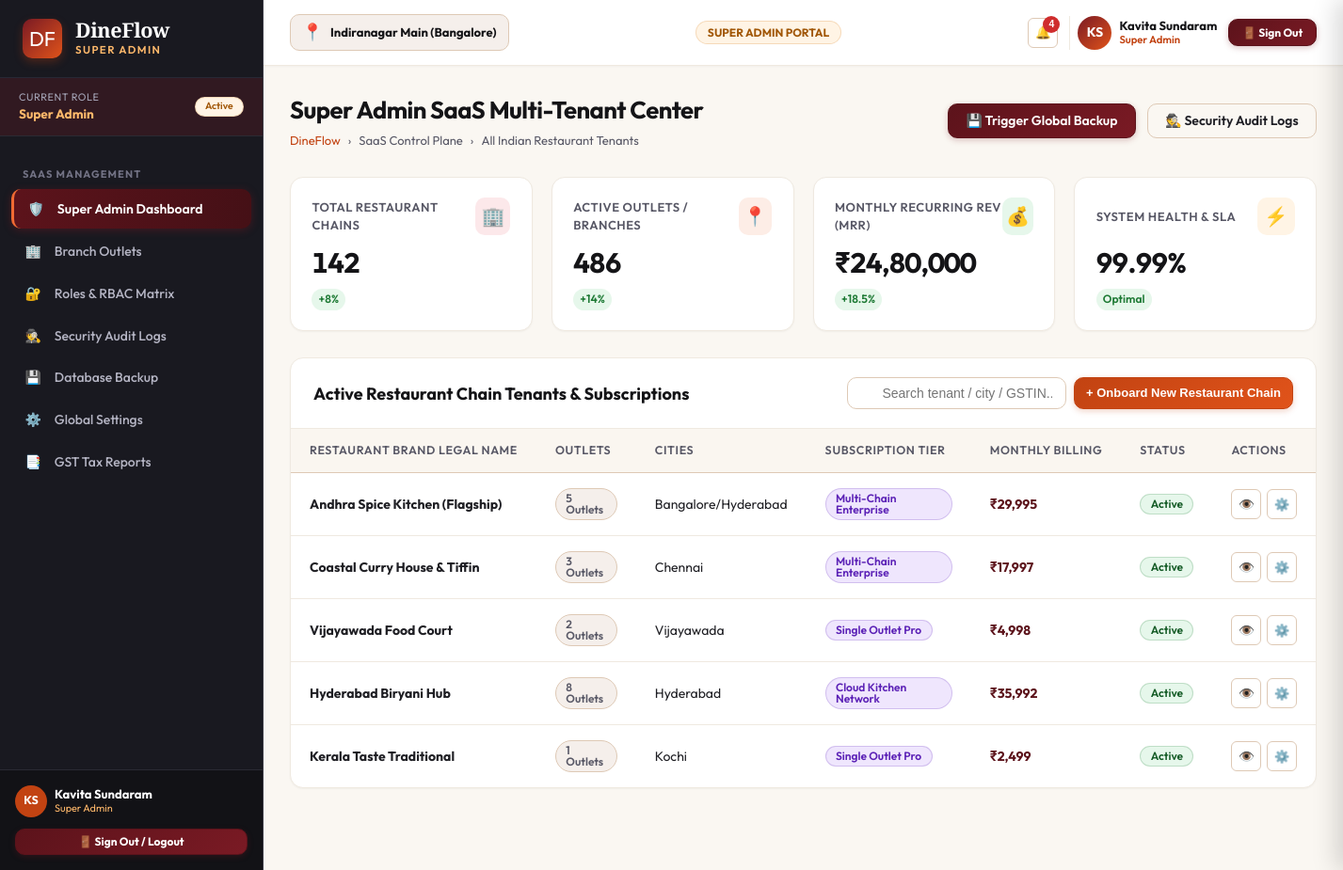
/dashboard/super-admin/ (signed in), run on the app's committed database.
### apps/accounts/models.py (models this page shows, shortened)
class Role(models.Model):
    code = models.CharField(max_length=50, unique=True)
    name = models.CharField(max_length=100)
    description = models.TextField(blank=True, default='')
    dashboard_url = models.CharField(max_length=200, default='/dashboard/owner/')
    icon = models.CharField(max_length=50, default='shield')
    is_active = models.BooleanField(default=True)
    created_at = models.DateTimeField(auto_now_add=True)

class UserProfile(models.Model):
    user = models.OneToOneField(User, on_delete=models.CASCADE, related_name='userprofile')
    role = models.ForeignKey(Role, on_delete=models.PROTECT, related_name='users')
    branch = models.CharField(max_length=150, default='Indiranagar Main (Bangalore)')
    employee_code = models.CharField(max_length=50, blank=True, default='')
    phone = models.CharField(max_length=20, blank=True, default='')
    avatar_initials = models.CharField(max_length=5, default='DF')
    created_at = models.DateTimeField(auto_now_add=True)
    updated_at = models.DateTimeField(auto_now=True)

### apps/dashboard/views.py (the view)
# urls.py: path('super-admin/', views.super_admin_dashboard, name='super_admin'),
@role_required(['super_admin'])
def super_admin_dashboard(request):
    context = {
        'page_title': 'Super Admin SaaS Command Center',
        'kpis': [
            {'label': 'Total Restaurant Chains', 'value': '142', 'trend': '+8%', 'trend_up': True, 'icon': 'df-icon-maroon', 'emoji': '🏢'},
            {'label': 'Active Outlets / Branches', 'value': '486', 'trend': '+14%', 'trend_up': True, 'icon': 'df-icon-terracotta', 'emoji': '📍'},
            {'label': 'Monthly Recurring Rev (MRR)', 'value': '₹24,80,000', 'trend': '+18.5%', 'trend_up': True, 'icon': 'df-icon-green', 'emoji': '💰'},
            {'label': 'System Health & SLA', 'value': '99.99%', 'trend': 'Optimal', 'trend_up': True, 'icon': 'df-icon-saffron', 'emoji': '⚡'},
        ],
        'tenants': [
            {'name': 'Andhra Spice Kitchen (Flagship)', 'branches': 5, 'city': 'Bangalore/Hyderabad', 'plan': 'Multi-Chain Enterprise', 'status': 'active', 'mrr': '₹29,995'},
            {'name': 'Coastal Curry House & Tiffin', 'branches': 3, 'city': 'Chennai', 'plan': 'Multi-Chain Enterprise', 'status': 'active', 'mrr': '₹17,997'},
            {'name': 'Vijayawada Food Court', 'branches': 2, 'city': 'Vijayawada', 'plan': 'Single Outlet Pro', 'status': 'active', 'mrr': '₹4,998'},
            {'name': 'Hyderabad Biryani Hub', 'branches': 8, 'city': 'Hyderabad', 'plan': 'Cloud Kitchen Network', 'status': 'active', 'mrr': '₹35,992'},
            {'name': 'Kerala Taste Traditional', 'branches': 1, 'city': 'Kochi', 'plan': 'Single Outlet Pro', 'status': 'active', 'mrr': '₹2,499'},
        ]
    }
    return render(request, 'dashboard/super_admin.html', context)

### templates/dashboard/super_admin.html (shortened to what this page needs)
{% extends 'base.html' %}
{% load static %}
{% load dineflow_tags %}
{% block content %}
<div class="df-page-header">
  <div class="df-page-title-group">
    <h1>Super Admin SaaS Multi-Tenant Center</h1>
    <div class="df-breadcrumb">
      <a href="{% url 'landing:index' %}">DineFlow</a>
      <span>›</span>
      <span>SaaS Control Plane</span>
      <span>›</span>
      <span>All Indian Restaurant Tenants</span>
    </div>
  </div>
  <div style="display:flex; gap:0.75rem;">
    <a href="{% url 'settings_app:backup_restore' %}" class="df-btn df-btn-maroon">
      <span>💾 Trigger Global Backup</span>
    </a>
    <a href="{% url 'settings_app:audit_logs' %}" class="df-btn df-btn-outline">
      <span>🕵️ Security Audit Logs</span>
    </a>
  </div>
</div>
<div class="df-kpi-grid">
  {% for kpi in kpis %}
    <div class="df-kpi-card">
      <div class="df-kpi-top">
        <div class="df-kpi-label">{{ kpi.label }}</div>
        <div class="df-kpi-icon {{ kpi.icon }}">{{ kpi.emoji }}</div>
      </div>
      <div class="df-kpi-value">{{ kpi.value }}</div>
      <div class="df-kpi-bottom">
        <span class="df-trend-pill {% if kpi.trend_up %}df-trend-up{% else %}df-trend-down{% endif %}">
          {{ kpi.trend }}
        </span>
      </div>
    </div>
  {% endfor %}
</div>
<div class="df-card">
  <div class="df-card-header">
    <div class="df-card-title">Active Restaurant Chain Tenants & Subscriptions</div>
    <div style="display:flex; gap:0.5rem;">
      <input type="text" id="df-tenant-search" class="df-input-search" placeholder="Search tenant / city / GSTIN...">
      <button class="df-btn df-btn-terracotta df-btn-sm" onclick="DineFlow.showToast('Provision New Chain', 'Opening tenant onboarding wizard...', 'info')">+ Onboard New Restaurant Chain</button>
    </div>
  </div>
  <div class="df-table-responsive">
    <table class="df-table" id="df-tenants-table">
      <thead>
        <tr>
          <th>Restaurant Brand Legal Name</th>
          <th>Outlets</th>
          <th>Cities</th>
          <th>Subscription Tier</th>
          <th>Monthly Billing</th>
          <th>Status</th>
          <th>Actions</th>
        </tr>
      </thead>
      <tbody>
        {% for t in tenants %}
          <tr>
            <td><strong>{{ t.name }}</strong></td>
            <td><span class="df-badge badge-neutral">{{ t.branches }} Outlets</span></td>
            <td>{{ t.city }}</td>
            <td><span class="df-badge badge-info">{{ t.plan }}</span></td>
            <td style="font-weight:700; color:var(--df-maroon-800);">{{ t.mrr }}</td>
            <td><span class="df-badge badge-success">{{ t.status }}</span></td>
            <td>
              <div class="df-action-btns">
                <a href="{% url 'dashboard:owner' %}" class="df-btn-icon" title="Impersonate & Inspect Tenant">👁️</a>
                <button class="df-btn-icon" onclick="DineFlow.showToast('Tenant Settings', 'Opening configuration modal for {{ t.name }}', 'info')">⚙️</button>
              </div>
            </td>
          </tr>
        {% endfor %}
      </tbody>
    </table>
  </div>
</div>
{% endblock %}

### templates/partials/_sidebar.html (shortened to what this page needs)
{% load static %}
<aside class="df-sidebar">
  <div class="df-brand-header">
    <div class="df-brand-logo">DF</div>
    <div>
      <div class="df-brand-title">DineFlow</div>
      <div class="df-brand-subtitle">{{ CURRENT_USER.role_title }}</div>
    </div>
  </div>
  <div style="padding: 0.75rem 1.25rem; background: rgba(122, 26, 36, 0.25); border-bottom: 1px solid #2B2B33; display: flex; align-items: center; justify-content: space-between;">
    <div>
      <div style="font-size: 0.68rem; color: #A6A6B8; text-transform: uppercase; letter-spacing: 0.05em;">Current Role</div>
      <div style="font-size: 0.85rem; font-weight: 700; color: var(--df-saffron-400);">{{ CURRENT_USER.role_title }}</div>
    </div>
    <span class="df-badge badge-warning" style="font-size: 0.65rem;">Active</span>
  </div>
  <nav style="flex: 1; padding: 0.75rem 0 2rem; overflow-y: auto;">
    {% if CURRENT_ROLE == 'super_admin' %}
      <div class="df-nav-section-title">SaaS Management</div>
      <ul class="df-nav-list">
        <li class="df-nav-item">
          <a href="{% url 'dashboard:super_admin' %}" class="df-nav-link {% if request.resolver_match.url_name == 'super_admin' %}active{% endif %}">
            <span>🛡️</span>
            <span>Super Admin Dashboard</span>
          </a>
        </li>
        <li class="df-nav-item">
          <a href="{% url 'settings_app:branches' %}" class="df-nav-link {% if request.resolver_match.url_name == 'branches' %}active{% endif %}">
            <span>🏢</span>
            <span>Branch Outlets</span>
          </a>
        </li>
        <li class="df-nav-item">
          <a href="{% url 'settings_app:roles_permissions' %}" class="df-nav-link {% if request.resolver_match.url_name == 'roles_permissions' %}active{% endif %}">
            <span>🔐</span>
            <span>Roles & RBAC Matrix</span>
          </a>
        </li>
        <li class="df-nav-item">
          <a href="{% url 'settings_app:audit_logs' %}" class="df-nav-link {% if request.resolver_match.url_name == 'audit_logs' %}active{% endif %}">
            <span>🕵️</span>
            <span>Security Audit Logs</span>
          </a>
        </li>
        <li class="df-nav-item">
          <a href="{% url 'settings_app:backup_restore' %}" class="df-nav-link {% if request.resolver_match.url_name == 'backup_restore' %}active{% endif %}">
            <span>💾</span>
            <span>Database Backup</span>
          </a>
        </li>
        <li class="df-nav-item">
          <a href="{% url 'settings_app:general' %}" class="df-nav-link {% if request.resolver_match.url_name == 'general' %}active{% endif %}">
            <span>⚙️</span>
            <span>Global Settings</span>
          </a>
        </li>
        <li class="df-nav-item">
          <a href="{% url 'analytics:tax_reports' %}" class="df-nav-link {% if request.resolver_match.url_name == 'tax_reports' %}active{% endif %}">
            <span>📑</span>
            <span>GST Tax Reports</span>
          </a>
        </li>
      </ul>
    {% endif %}
  </nav>
  <div style="padding: 1rem; border-top: 1px solid #2B2B33; background: rgba(18, 18, 22, 0.95); margin-top: auto;">
    <div style="display: flex; align-items: center; justify-content: space-between; margin-bottom: 0.75rem;">
      <div style="display: flex; align-items: center; gap: 0.5rem;">
        <div style="width: 34px; height: 34px; border-radius: 50%; background: var(--df-terracotta-700); color: #FFF; font-weight: 700; display: flex; align-items: center; justify-content: center; font-size: 0.78rem;">
          {{ CURRENT_USER.avatar_initials }}
        </div>
        <div style="line-height: 1.2;">
          <div style="font-weight: 700; font-size: 0.8125rem; color: #FFF;">{{ CURRENT_USER.name }}</div>
          <div style="font-size: 0.68rem; color: var(--df-saffron-400);">{{ CURRENT_USER.role_title }}</div>
        </div>
      </div>
    </div>
    <div>
      <a href="{% url 'accounts:logout' %}" class="df-btn df-btn-maroon df-btn-sm" style="width: 100%; justify-content: center; font-size: 0.75rem; font-weight: 700;">
        <span>🚪 Sign Out / Logout</span>
      </a>
    </div>
  </div>
</aside>

### templates/partials/_navbar.html (shortened to what this page needs)
{% load static %}
<header class="df-navbar">
  <div style="display: flex; align-items: center; gap: 1rem;">
    <div style="display: flex; align-items: center; gap: 0.5rem; background: var(--df-bg-cream); border: 1px solid var(--df-border-medium); padding: 0.35rem 0.75rem; border-radius: var(--df-radius-md);">
      <span style="font-size: 1.1rem;">📍</span>
      <span style="font-weight: 700; font-size: 0.8125rem; color: var(--df-charcoal-900);">{{ ACTIVE_BRANCH }}</span>
    </div>
  </div>
  <div style="display: flex; align-items: center; gap: 0.75rem;">
    <span class="df-badge badge-warning" style="font-weight: 700; font-size: 0.75rem; padding: 0.35rem 0.75rem;">
      {{ CURRENT_USER.role_title|upper }} PORTAL
    </span>
  </div>
  <div style="display: flex; align-items: center; gap: 0.75rem;">
    <button class="df-btn-icon" onclick="DineFlow.openDrawer('df-notifications-drawer')" style="position: relative;" title="Notifications">
      🔔
      {% if UNREAD_NOTIFICATIONS_COUNT > 0 %}
        <span style="position: absolute; top: -3px; right: -3px; width: 18px; height: 18px; background: var(--df-danger-600); color: #FFF; border-radius: 50%; font-size: 0.65rem; font-weight: 800; display: flex; align-items: center; justify-content: center;">
          {{ UNREAD_NOTIFICATIONS_COUNT }}
        </span>
      {% endif %}
    </button>
    <div style="display: flex; align-items: center; gap: 0.5rem; padding-left: 0.5rem; border-left: 1px solid var(--df-border-light);">
      <div style="width: 36px; height: 36px; border-radius: 50%; background: linear-gradient(135deg, var(--df-maroon-700), var(--df-terracotta-600)); color: #FFF; font-weight: 700; display: flex; align-items: center; justify-content: center; font-size: 0.875rem; box-shadow: var(--df-shadow-xs);">
        {{ CURRENT_USER.avatar_initials }}
      </div>
      <div style="line-height: 1.2; text-align: left;" class="df-hide-mobile">
        <div style="font-weight: 700; font-size: 0.8125rem; color: var(--df-charcoal-900);">{{ CURRENT_USER.name }}</div>
        <div style="font-size: 0.7rem; color: var(--df-terracotta-700); font-weight: 600;">{{ CURRENT_USER.role_title }}</div>
      </div>
    </div>
    <a href="{% url 'accounts:logout' %}" class="df-btn df-btn-maroon df-btn-sm" style="font-weight: 700; font-size: 0.75rem; padding: 0.4rem 0.85rem;" title="Sign out of ERP">
      <span>🚪 Sign Out</span>
    </a>
  </div>
</header>

### static/css/dineflow-tokens.css (style rules this page uses)
:root { --df-charcoal-900: #141417; --df-charcoal-800: #1E1E24; --df-charcoal-700: #2B2B33; --df-charcoal-600: #3C3C47; --df-charcoal-500: #555563; --df-charcoal-400: #7A7A8C; --df-charcoal-300: #A6A6B8; --df-charcoal-200: #D1D1DE; --df-charcoal-100: #EDEDF5; --df-maroon-900: #420C12; --df-maroon-800: #5C131B; --df-maroon-700: #7A1A24; --df-maroon-600: #9E222F; --df-maroon-500: #C42B3B; --df-maroon-100: #FCE8EA; --df-terracotta-900: #73270A; --df-terracotta-800: #9C350D; --df-terracotta-700: #C24312; --df-terracotta-600: #E0531A; --df-terracotta-500: #F06A33; --df-terracotta-400: #F58C60; --df-terracotta-100: #FDEDE6; --df-saffron-900: #733E05; --df-saffron-800: #A15707; --df-saffron-700: #CF7009; --df-saffron-600: #F58B14; --df-saffron-500: #FFA238; --df-saffron-400: #FFB96B; --df-saffron-100: #FFF4E5; --df-gold-800: #8C731A; --df-gold-700: #B89722; --df-gold-600: #D9B32B; --df-gold-500: #F0CA3F; --df-gold-100: #FDF9E7; --df-green-900: #0E421B; --df-green-800: #155C27; --df-green-700: #1E7A35; --df-green-600: #279C44; --df-green-500: #34BD55; --df-green-100: #E6F7EB; --df-danger-800: #781717; --df-danger-700: #A32020; --df-danger-600: #CF2D2D; --df-danger-100: #FDE8E8; --df-bg-app: #FAF7F2; --df-bg-cream: #F5EFEB; --df-bg-surface: #FFFFFF; --df-bg-surface-subtle: #F9F6F0; --df-bg-sidebar: #191920; --df-bg-sidebar-hover: #262630; --df-bg-sidebar-active: #7A1A24; --df-text-primary: #1F1F24; --df-text-secondary: #585866; --df-text-muted: #8C8C9E; --df-text-light: #F7F5F0; --df-text-on-dark: #FFFFFF; --df-border-light: #EFE9E0; --df-border-medium: #DEC9B5; --df-border-dark: #383842; --df-border-focus: #C24312; --df-font-sans: 'Outfit', 'Inter', -apple-system, BlinkMacSystemFont, "Segoe UI", Roboto, sans-serif; --df-font-serif: 'Playfair Display', Georgia, serif; --df-font-mono: 'JetBrains Mono', 'Fira Code', Consolas, monospace; --df-shadow-xs: 0 1px 2px rgba(33, 20, 10, 0.04); --df-shadow-sm: 0 2px 4px rgba(33, 20, 10, 0.06), 0 1px 2px rgba(33, 20, 10, 0.04); --df-shadow-md: 0 6px 12px -2px rgba(33, 20, 10, 0.08), 0 3px 6px -2px rgba(33, 20, 10, 0.05); --df-shadow-lg: 0 12px 24px -4px rgba(33, 20, 10, 0.12), 0 6px 12px -4px rgba(33, 20, 10, 0.06); --df-shadow-xl: 0 20px 32px -6px rgba(33, 20, 10, 0.16), 0 10px 16px -6px rgba(33, 20, 10, 0.08); --df-radius-sm: 6px; --df-radius-md: 10px; --df-radius-lg: 14px; --df-radius-xl: 20px; --df-radius-full: 9999px; --df-sidebar-width: 280px; --df-sidebar-collapsed-width: 80px; --df-navbar-height: 70px; }

### data on the page
Role: role_title "SUPER ADMIN", role_title "Super Admin"
UserProfile: avatar_initials "KS", branch "Indiranagar Main (Bangalore)"

### other printed values
{{ CURRENT_USER.name }} "Kavita Sundaram"
{{ UNREAD_NOTIFICATIONS_COUNT }} "4"
{{ kpi.label }} "TOTAL RESTAURANT CHAINS" "ACTIVE OUTLETS / BRANCHES" "MONTHLY RECURRING REV (MRR)" "SYSTEM HEALTH & SLA"
{{ kpi.emoji }} "🏢" "📍" "💰" "⚡"
{{ kpi.value }} "142" "486" "₹24,80,000" "99.99%"
{{ kpi.trend }} "+8%" "+14%" "+18.5%" "Optimal"
{{ t.name }} "Andhra Spice Kitchen (Flagship)" "Coastal Curry House & Tiffin" "Vijayawada Food Court" "Hyderabad Biryani Hub" "Kerala Taste Traditional"
{{ t.branches }} "5" "3" "2" "8" "1"
{{ t.city }} "Bangalore/Hyderabad" "Chennai" "Vijayawada" "Hyderabad" "Kochi"
{{ t.plan }} "Multi-Chain Enterprise" "Multi-Chain Enterprise" "Single Outlet Pro" "Cloud Kitchen Network" "Single Outlet Pro"
{{ t.mrr }} "₹29,995" "₹17,997" "₹4,998" "₹35,992" "₹2,499"
{{ t.status }} "Active" "Active" "Active" "Active" "Active"
